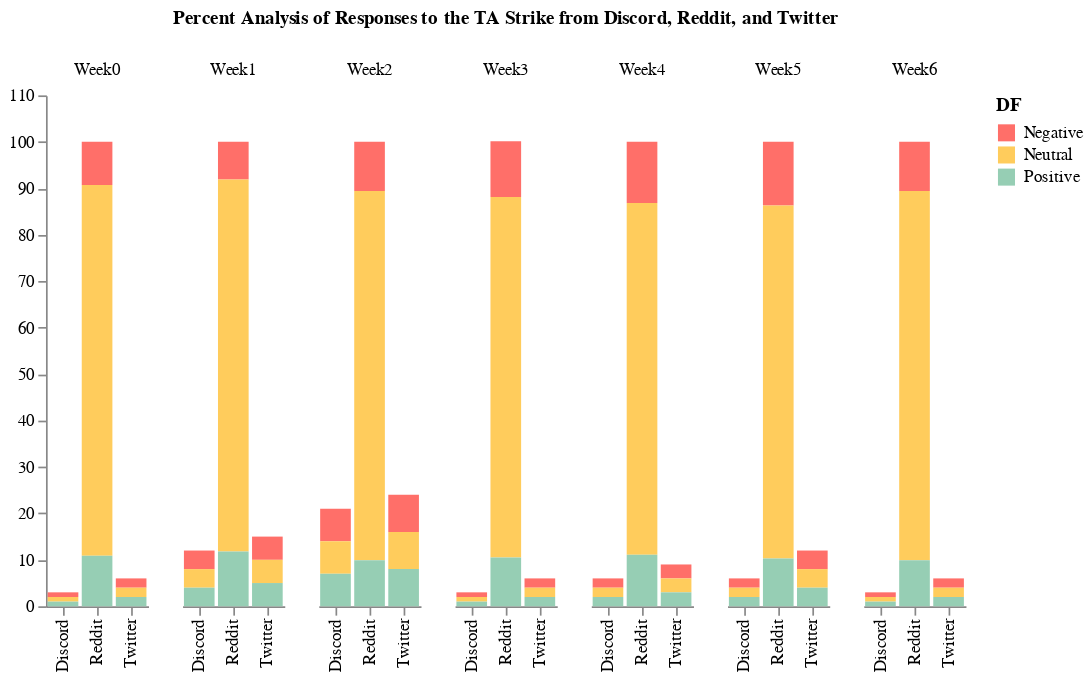

The notebook cell saved with this chart:
### Code cell
alt.Chart(df).mark_bar().encode(

    x=alt.X('c2:N', title=None),

    y=alt.Y('sum(values):Q',
        axis=alt.Axis(
            grid=False,
            title=None)),

    column=alt.Column('c1:N', title="Percent Analysis of Responses to the TA Strike from Discord, Reddit, and Twitter"),

    color=alt.Color('DF:N',
            scale=alt.Scale(
                range=['#ff6f69', '#ffcc5c','#96ceb4'],
            ),
        ))\
    .configure_view(
        strokeOpacity=0    
    )

### Figure 1 — Vega-Lite specification as saved in the notebook (floating-point values rounded to 4 significant figures)
{"config": {"view": {"continuousWidth": 400, "continuousHeight": 300, "strokeOpacity": 0}}, "data": {"name": "data-07867f481a7d34898186e2dbb049f57c"}, "mark": "bar", "encoding": {"color": {"field": "DF", "scale": {"range": ["#ff6f69", "#ffcc5c", "#96ceb4"]}, "type": "nominal"}, "column": {"field": "c1", "title": "Percent Analysis of Responses to the TA Strike from Discord, Reddit, and Twitter", "type": "nominal"}, "x": {"field": "c2", "title": null, "type": "nominal"}, "y": {"aggregate": "sum", "axis": {"grid": false, "title": null}, "field": "values", "type": "quantitative"}}, "$schema": "https://vega.github.io/schema/vega-lite/v4.17.0.json", "datasets": {"data-07867f481a7d34898186e2dbb049f57c": [{"c1": "Week0", "c2": "Discord", "values": 1.0, "DF": "Negative"}, {"c1": "Week0", "c2": "Twitter", "values": 2.0, "DF": "Negative"}, {"c1": "Week0", "c2": "Reddit", "values": 9.3, "DF": "Negative"}, {"c1": "Week1", "c2": "Discord", "values": 4.0, "DF": "Negative"}, {"c1": "Week1", "c2": "Twitter", "values": 5.0, "DF": "Negative"}, {"c1": "Week1", "c2": "Reddit", "values": 8.1, "DF": "Negative"}, {"c1": "Week2", "c2": "Discord", "values": 7.0, "DF": "Negative"}, {"c1": "Week2", "c2": "Twitter", "values": 8.0, "DF": "Negative"}, {"c1": "Week2", "c2": "Reddit", "values": 10.6, "DF": "Negative"}, {"c1": "Week3", "c2": "Discord", "values": 1.0, "DF": "Negative"}, {"c1": "Week3", "c2": "Twitter", "values": 2.0, "DF": "Negative"}, {"c1": "Week3", "c2": "Reddit", "values": 12.0, "DF": "Negative"}, {"c1": "Week4", "c2": "Discord", "values": 2.0, "DF": "Negative"}, {"c1": "Week4", "c2": "Twitter", "values": 3.0, "DF": "Negative"}, {"c1": "Week4", "c2": "Reddit", "values": 13.2, "DF": "Negative"}, {"c1": "Week5", "c2": "Discord", "values": 2.0, "DF": "Negative"}, {"c1": "Week5", "c2": "Twitter", "values": 4.0, "DF": "Negative"}, {"c1": "Week5", "c2": "Reddit", "values": 13.7, "DF": "Negative"}, {"c1": "Week6", "c2": "Discord", "values": 1.0, "DF": "Negative"}, {"c1": "Week6", "c2": "Twitter", "values": 2.0, "DF": "Negative"}, {"c1": "Week6", "c2": "Reddit", "values": 10.6, "DF": "Negative"}, {"c1": "Week0", "c2": "Discord", "values": 1.0, "DF": "Neutral"}, {"c1": "Week0", "c2": "Twitter", "values": 2.0, "DF": "Neutral"}, {"c1": "Week0", "c2": "Reddit", "values": 79.8, "DF": "Neutral"}, {"c1": "Week1", "c2": "Discord", "values": 4.0, "DF": "Neutral"}, {"c1": "Week1", "c2": "Twitter", "values": 5.0, "DF": "Neutral"}, {"c1": "Week1", "c2": "Reddit", "values": 80.1, "DF": "Neutral"}, {"c1": "Week2", "c2": "Discord", "values": 7.0, "DF": "Neutral"}, {"c1": "Week2", "c2": "Twitter", "values": 8.0, "DF": "Neutral"}, {"c1": "Week2", "c2": "Reddit", "values": 79.5, "DF": "Neutral"}, {"c1": "Week3", "c2": "Discord", "values": 1.0, "DF": "Neutral"}, {"c1": "Week3", "c2": "Twitter", "values": 2.0, "DF": "Neutral"}, {"c1": "Week3", "c2": "Reddit", "values": 77.6, "DF": "Neutral"}, {"c1": "Week4", "c2": "Discord", "values": 2.0, "DF": "Neutral"}, {"c1": "Week4", "c2": "Twitter", "values": 3.0, "DF": "Neutral"}, {"c1": "Week4", "c2": "Reddit", "values": 75.7, "DF": "Neutral"}, {"c1": "Week5", "c2": "Discord", "values": 2.0, "DF": "Neutral"}, {"c1": "Week5", "c2": "Twitter", "values": 4.0, "DF": "Neutral"}, {"c1": "Week5", "c2": "Reddit", "values": 76.0, "DF": "Neutral"}, {"c1": "Week6", "c2": "Discord", "values": 1.0, "DF": "Neutral"}, {"c1": "Week6", "c2": "Twitter", "values": 2.0, "DF": "Neutral"}, {"c1": "Week6", "c2": "Reddit", "values": 79.5, "DF": "Neutral"}, {"c1": "Week0", "c2": "Discord", "values": 1.0, "DF": "Positive"}, {"c1": "Week0", "c2": "Twitter", "values": 2.0, "DF": "Positive"}, {"c1": "Week0", "c2": "Reddit", "values": 10.9, "DF": "Positive"}, {"c1": "Week1", "c2": "Discord", "values": 4.0, "DF": "Positive"}, {"c1": "Week1", "c2": "Twitter", "values": 5.0, "DF": "Positive"}, {"c1": "Week1", "c2": "Reddit", "values": 11.8, "DF": "Positive"}, {"c1": "Week2", "c2": "Discord", "values": 7.0, "DF": "Positive"}, {"c1": "Week2", "c2": "Twitter", "values": 8.0, "DF": "Positive"}, {"c1": "Week2", "c2": "Reddit", "values": 9.9, "DF": "Positive"}, {"c1": "Week3", "c2": "Discord", "values": 1.0, "DF": "Positive"}, {"c1": "Week3", "c2": "Twitter", "values": 2.0, "DF": "Positive"}, {"c1": "Week3", "c2": "Reddit", "values": 10.5, "DF": "Positive"}, {"c1": "Week4", "c2": "Discord", "values": 2.0, "DF": "Positive"}, {"c1": "Week4", "c2": "Twitter", "values": 3.0, "DF": "Positive"}, {"c1": "Week4", "c2": "Reddit", "values": 11.1, "DF": "Positive"}, {"c1": "Week5", "c2": "Discord", "values": 2.0, "DF": "Positive"}, {"c1": "Week5", "c2": "Twitter", "values": 4.0, "DF": "Positive"}, {"c1": "Week5", "c2": "Reddit", "values": 10.3, "DF": "Positive"}, {"c1": "Week6", "c2": "Discord", "values": 1.0, "DF": "Positive"}, {"c1": "Week6", "c2": "Twitter", "values": 2.0, "DF": "Positive"}, {"c1": "Week6", "c2": "Reddit", "values": 9.9, "DF": "Positive"}]}}
